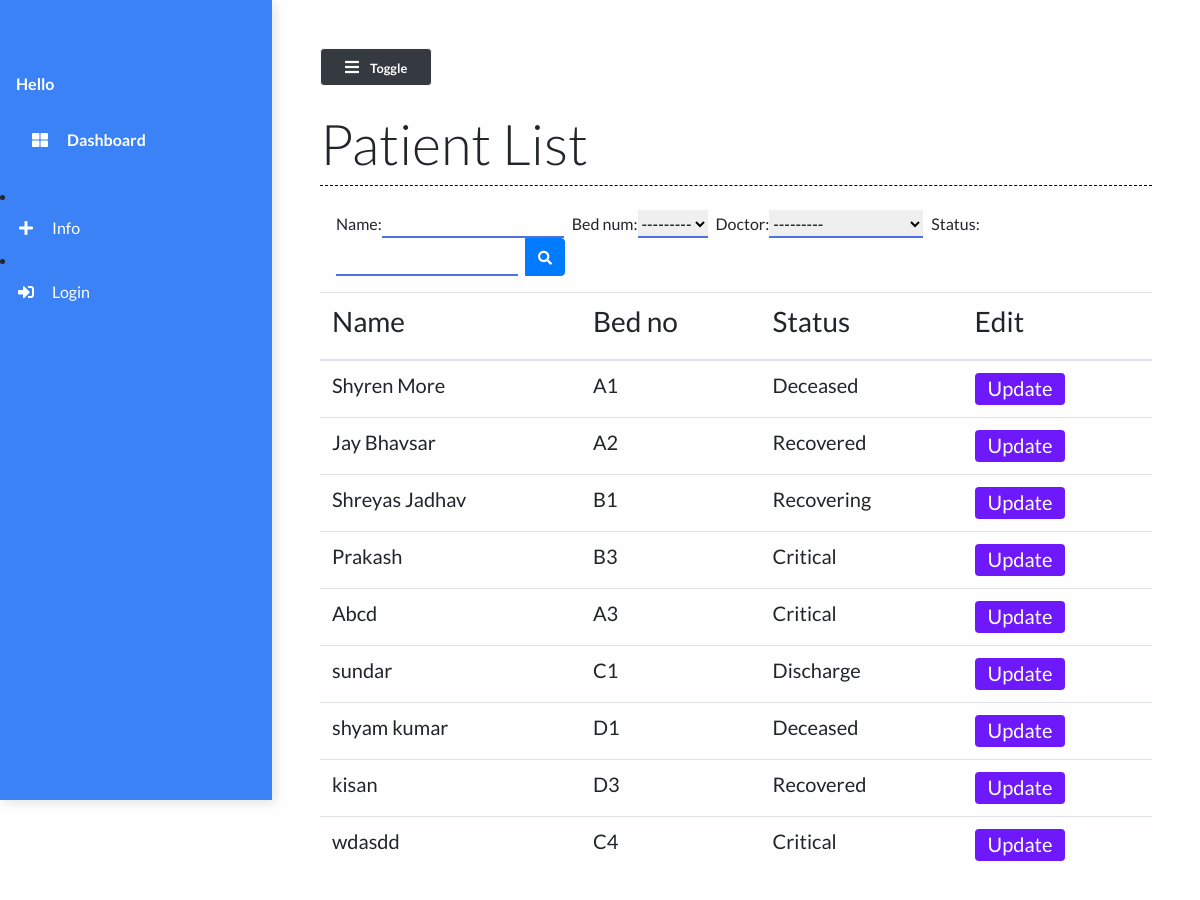
/patient_list/, run on the app's committed database.
### main/models.py (models this page shows, shortened)
class Patient(models.Model):
    name = models.CharField(max_length=50)
    phone_num = models.CharField(max_length=15)
    patient_relative_name = models.CharField(max_length=50, null=True)
    patient_relative_contact = models.CharField(max_length=15, null=True)
    address = models.TextField()
    SYMPTOMS = (
        ('Fever', 'Fever'),
        ('Dry cough', 'Dry cough'),
        ('Tiredness', 'Tiredness'),
        ('Aches and pains', 'Aches and pains'),
        ('Sore throat', 'Sore throat'),
        ('Diarrhoea', 'Diarrhoea'),
        ('Loss of taste or smell', 'Loss of taste or smell'),
        ('Difficulty in breathing or shortness of breath', 'Difficulty in breathing or shortness of breath'),
        ('Chest pain or pressure', 'Chest pain or pressure'),
        ('Loss of speech or movement', 'Loss of speech or movement'),
    )
    symptoms = MultiSelectField(choices=SYMPTOMS, null=True)
    prior_ailments = models.TextField()
    bed_num = models.ForeignKey("Bed", on_delete=models.CASCADE)
    dob = models.DateField(null=True)
    doctor = models.ForeignKey("Doctor", on_delete=models.CASCADE, null=True)
    doctors_notes = models.TextField(null=True, blank=True)
    doctors_visiting_time = models.CharField(null=True, max_length=50, blank=True)
    status = models.CharField(max_length=50)

class Bed(models.Model):
    bed_number = models.CharField(max_length=50)
    occupied = models.BooleanField()
    def __str__(self):
        return self.bed_number

### main/views.py (the view)
# urls.py: path("patient_list/", views.patient_list, name="patient_list"),
def patient_list(request):
    patients = Patient.objects.all()
    myFilter = PatientFilter(request.GET, queryset=patients)
    patients = myFilter.qs
    context = {
        'patients': patients,
        'myFilter': myFilter
    }
    return render(request, 'main/patient_list.html', context)

### main/models.py (called while the page is built)
    def __str__(self):
        return self.name

### main/templates/main/patient_list.html (shortened to what this page needs)
{% extends 'main/base.html' %}
{% load static %}
{% block contentTitle %}
    Patient List
{% endblock contentTitle %}
{% block content %}
    <form class="d-none d-sm-inline-block form-inline mr-auto ml-md-3 my-2 my-md-0 mw-100 navbar-search mb-3" method="GET" id="list">
        <div class="input-group">
        {{myFilter.form}}
            <div class="input-group-append">
                <button class="btn btn-primary btn-block" type="submit">
                    <i class="fas fa-search fa-sm"></i>
                </button>
            </div>
        </div>
    </form>
     <div class="table-responsive mt-3">
        <table class="table table-hover">
            <thead>
                <th><h3>Name</h3></th>
                <th><h3>Bed no</h3></th>
                <th><h3>Status</h3></th>
                <th><h3>Edit</h3></th>
            </thead>
            <tbody>
                {% for patient in patients %}
                <tr class="mx-auto">
                    <td scope="row"><h5>{{ patient.name }}</h5></td>
                    <td><h5>{{ patient.bed_num }}</h5></td>
                    <td><h5>{{ patient.status }}</h5></td>
                    <td><a href="/patient/{{patient.id}}" class="btn btn-purple"><h5>Update</h5></a></td>
                </tr>
                {% endfor %}
            </tbody>
        </table>
    </div>
{% endblock content %}

### static/styles/base.css (style rules this page uses)
body { background: #fffefe; min-height: 100vh; overflow-x: hidden; font-family:Lato,'Helvetica Neue',Helvetica,Arial,sans-serif; }
.btn-purple { background: #6d19fc; color: #ffffff; height: 2rem; padding-top: 2px; }
#id_name { margin-right: 0.5rem; border: none; outline: none; border-bottom: 2px solid #4e73df; }
#id_bed_num { margin-right: 0.5rem; border: none; outline: none; border-bottom: 2px solid #4e73df; }
#id_status { margin-right: 0.5rem; border: none; outline: none; border-bottom: 2px solid #4e73df; }
#id_doctor { margin-right: 0.5rem; border: none; outline: none; border-bottom: 2px solid #4e73df; }

### data on the page
Patient: name "Shyren More", bed_num "A1", status "Deceased"
Patient: name "Jay Bhavsar", bed_num "A2", status "Recovered"
Patient: name "Shreyas Jadhav", bed_num "B1", status "Recovering"
Patient: name "Prakash", bed_num "B3", status "Critical"
Patient: name "Abcd", bed_num "A3", status "Critical"
Patient: name "sundar", bed_num "C1", status "Discharge"
Patient: name "shyam kumar", bed_num "D1", status "Deceased"
Patient: name "kisan", bed_num "D3", status "Recovered"
Patient: name "wdasdd", bed_num "C4", status "Critical"
